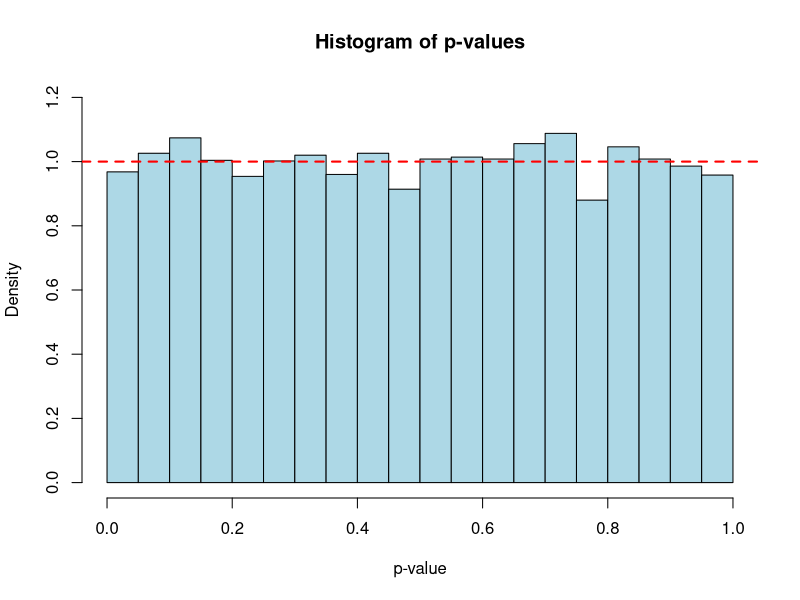
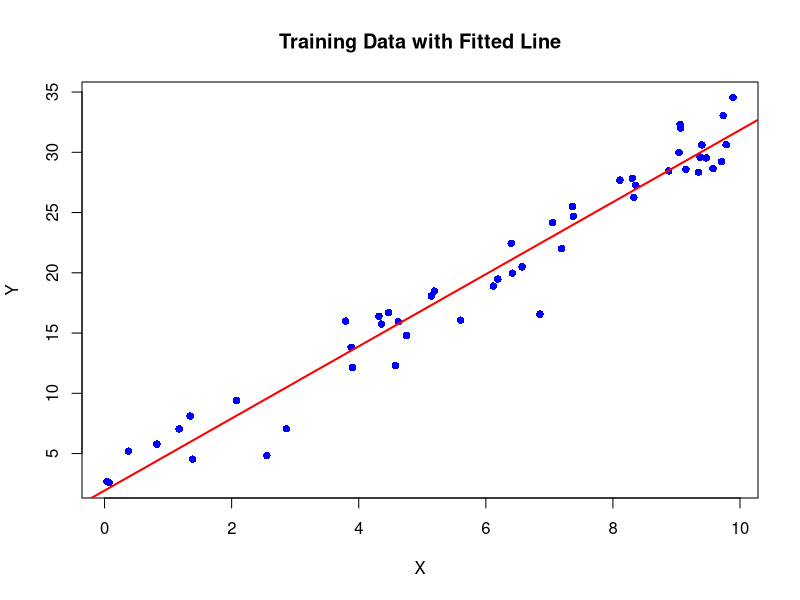

R code for these plots, in order:
## ---- chunk 1
knitr::opts_chunk$set(echo = TRUE)
## ---- chunk 2
# Set seed for reproducibility
set.seed(42)

# Parameters
n <- 30  # Sample size for X
m <- 30  # Sample size for Y
mu_x <- 0  # Mean under H0
mu_y <- 0  # Same as mu_x under H0
sigma <- 1 # Standard deviation
num_simulations <- 10000  # Number of simulations

# Store p-values
p_values <- numeric(num_simulations)

for (i in 1:num_simulations) {
  # Generate data under H0
  X <- rnorm(n, mean = mu_x, sd = sigma)
  Y <- rnorm(m, mean = mu_y, sd = sigma)
  
  # Compute sample statistics
  x_bar <- mean(X)
  y_bar <- mean(Y)
  s_x2 <- var(X)
  s_y2 <- var(Y)
  
  # Compute pooled variance
  sp2 <- ((n-1)*s_x2 + (m-1)*s_y2) / (n + m - 2)
  sp <- sqrt(sp2)
  
  # Compute t-statistic
  T_stat <- (x_bar - y_bar) / (sp * sqrt(1/n + 1/m))
  
  # Compute p-value from t-distribution
  df <- n + m - 2
  p_values[i] <- 2 * pt(-abs(T_stat), df)  # Two-tailed test
}

# Plot histogram of p-values
hist(p_values, breaks = 30, probability = TRUE, col = "lightblue",
     main = "Histogram of p-values",
     xlab = "p-value", ylim = c(0, 1.2))
abline(h = 1, col = "red", lwd = 2, lty = 2) # Expected uniform density

## ---- chunk 3
# Set seed for reproducibility
set.seed(42)

# 1. Generate Training Data
n_train <- 50  # Sample size for training data
beta_0 <- 2    # Intercept
beta_1 <- 3    # Slope
sigma <- 2     # Noise standard deviation

x_train <- runif(n_train, min = 0, max = 10)  # Generate x values
epsilon_train <- rnorm(n_train, mean = 0, sd = sigma)  # Noise
y_train <- beta_0 + beta_1 * x_train + epsilon_train  # Generate y values

# Fit Simple Linear Regression Model
slr_model <- lm(y_train ~ x_train)

# Training RMSE Calculation
y_train_pred <- predict(slr_model)
train_rmse <- sqrt(mean((y_train - y_train_pred)^2))

# 2. Scatter Plot with Fitted Line
plot(x_train, y_train, main = "Training Data with Fitted Line",
     xlab = "X", ylab = "Y", pch = 16, col = "blue")
abline(slr_model, col = "red", lwd = 2)  # Overlay fitted line

# 3. Generate Test Data
n_test <- 30  # Sample size for test data
x_test <- runif(n_test, min = 0, max = 10)  # Generate new x values
epsilon_test <- rnorm(n_test, mean = 0, sd = sigma)  # Noise
y_test <- beta_0 + beta_1 * x_test + epsilon_test  # Generate test y values

# Predict on Test Data
y_test_pred <- predict(slr_model, newdata = data.frame(x = x_test))

# Test RMSE Calculation
test_rmse <- sqrt(mean((y_test - y_test_pred)^2))

# Display RMSE values
cat("Training RMSE:", round(train_rmse, 3), "\n")
cat("Test RMSE:", round(test_rmse, 3), "\n")
